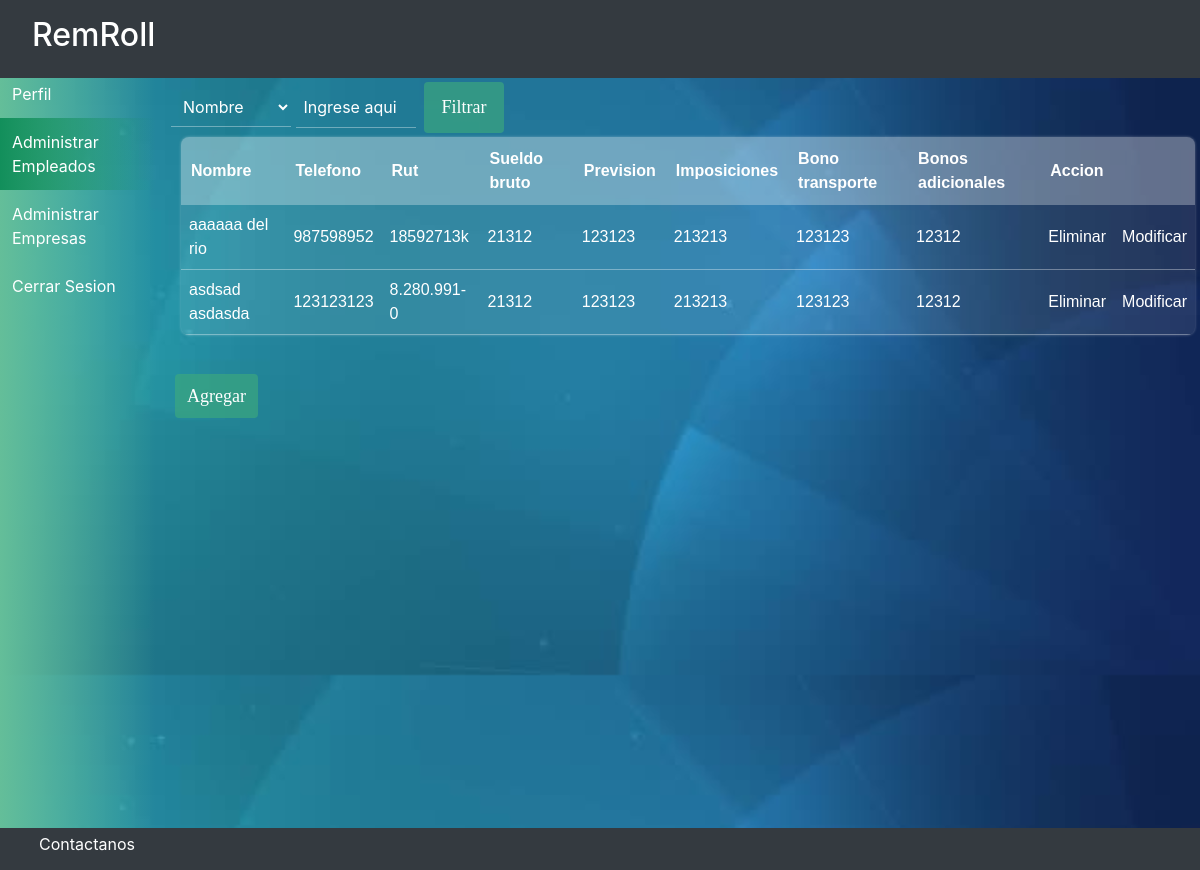
Before: /lista/ with the older database file.
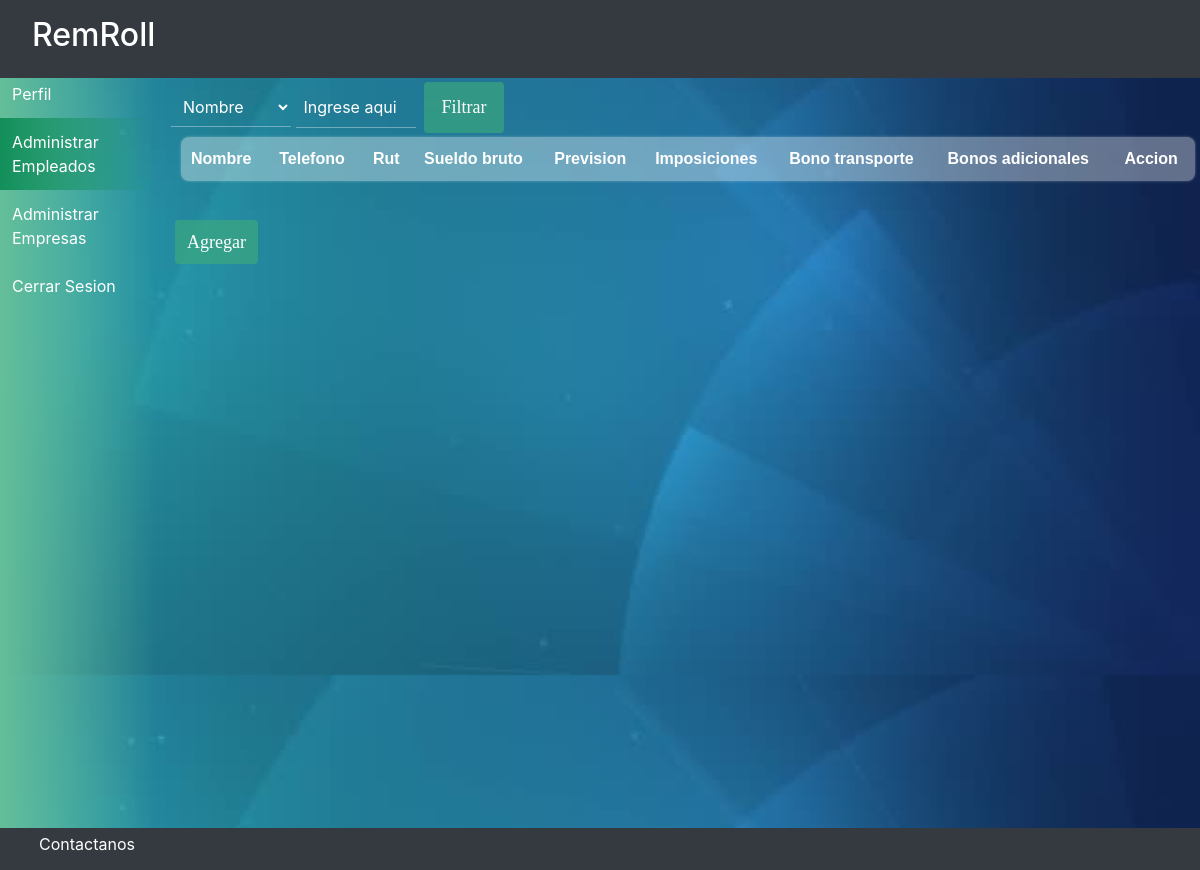
After: the same page with the newer database file.
### usuario/models.py (models this page shows)
class Empleado(models.Model):
    nombre = models.CharField(max_length=50)
    apellido = models.CharField(max_length=50)
    rut = models.CharField(max_length=12, primary_key=True)
    telefono = models.IntegerField()
    sbruto = models.IntegerField()
    prevision = models.IntegerField()
    imposiciones = models.IntegerField()
    btransporte = models.IntegerField()
    badc = models.IntegerField()

### usuario/views.py (the view)
# urls.py: path('lista/', views.lista, name='lista'),
def lista(request):
    empleado = Empleado.objects.all()
    return render(request, 'usuario/lista_empleados.html',{
        'empleado':empleado
    })

### usuario/templates/usuario/lista_empleados.html (shortened to what this page needs)
{%  extends 'usuario/plantilla.html'  %}
{% load static %}
  {% block contenido1 %}
  <body style="background-image: url({% static 'usuario/imagen/fondo-login.jpg' %});background-size: 100%;">
    <div id="wrapper" style="margin-top: 70px;">
      <div id="first">
         <div class="vertical-menu">
           <a href="{% url 'perfil' %}">Perfil</a>
           <a href="{% url 'lista' %}" class="active">Administrar Empleados</a>
           <a href="{% url 'lista_empresa' %}">Administrar Empresas</a>
           <a href="{% url 'inicio' %}">Cerrar Sesion</a>
         </div>
      </div>
         <div class="container">
           <div>
               <select name="select" class="filtro">
                 <option selected value="value1">Nombre</option>
               </select>
               <input type="text" id="text1" class="filtro" placeholder="Ingrese aqui">
               <button class="botones">Filtrar</button>
         </div>
         <table>
         <tr>
             <th>Nombre</th>
             <th>Telefono</th>
             <th>Rut</th>
             <th>Sueldo bruto</th>
             <th>Prevision</th>
             <th>Imposiciones</th>
             <th>Bono transporte</th>
             <th>Bonos adicionales</th>
             <th colspan="2">Accion</th>
           </tr>
            {% for a in empleado %}
            <tr>
              <td>{{ a.nombre }} {{ a.apellido }}</td>
              <td>{{ a.telefono }}</td>
              <td>{{ a.rut }}</td>
              <td>{{ a.sbruto }}</td>
              <td>{{ a.prevision }}</td>
              <td>{{ a.imposiciones }}</td>
              <td>{{ a.btransporte }}</td>
              <td>{{ a.badc }}</td>
              <td><a href="{% url 'eliminar_empleados' a.rut %}" onclick="return confirm('estas seguro de eliminarlo?');">Eliminar</a></td>
             <td><a href="{% url 'modificar_empleado' a.rut %}">Modificar</a></td>
            </tr>
            {% endfor %}
       </table>
       <br><br>
       <a class="botones" href="{% url 'agregar' %}">Agregar</a>
        </body>
        {% endblock contenido1 %}

Changed rows visible on the page:
removed Empleado: nombre "aaaaaa", apellido "del rio", telefono "987598952", rut "18592713k", sbruto "21312", prevision "123123", imposiciones "213213", btransporte "123123", badc "12312"
removed Empleado: nombre "asdsad", apellido "asdasda", telefono "123123123", rut "8.280.991-0", sbruto "21312", prevision "123123", imposiciones "213213", btransporte "123123", badc "12312"
